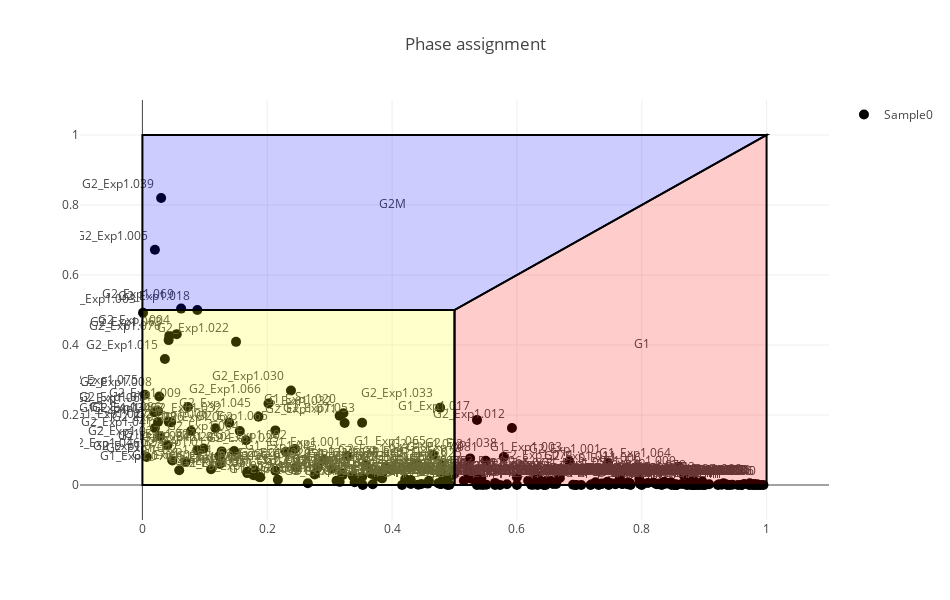

Notebook cell for this chart:
### Code cell
helper.plot_prediction(
    prediction_table.loc[:, "G1"], 
    prediction_table.loc[:, "S"], 
    prediction_table.loc[:, "G2M"], 
    samples=list(prediction_table.index),
    t="scatter", title="Phase assignment"
)

### Figure 1 — Plotly figure (JSON) as saved in the notebook; plotly's stock layout.template omitted (floating-point values rounded to 4 significant figures; data arrays with more than 128 entries replaced by an {"elided": "..."} marker saying what was removed)
{"data": [{"marker": {"color": "black", "size": 10, "symbol": "circle"}, "mode": "markers+text", "name": "Sample0", "text": {"elided": "247 str values"}, "textfont": {"size": 12}, "textposition": "top left", "type": "scatter", "x": {"elided": "247 float values"}, "y": {"elided": "247 float values"}}, {"hoverinfo": "none", "mode": "text", "showlegend": false, "text": ["G1", "G2M", "S"], "type": "scatter", "x": [0.8, 0.4, 0.25], "y": [0.4, 0.8, 0.25]}], "layout": {"height": 600, "shapes": [{"fillcolor": "rgba(255,0,0,0.2)", "path": " M 0.5,0 L1,0 L1,1 L0.5,0.5 Z", "type": "path"}, {"fillcolor": "rgba(255,255,0,0.2)", "path": " M 0,0 L0.5,0 L0.5,0.5 L0,0.5 Z", "type": "path"}, {"fillcolor": "rgba(0,0,255,0.2)", "path": " M 0,0.5 L0,1 L1,1 L0.5,0.5 Z", "type": "path"}], "title": "Phase assignment", "width": 950, "xaxis": {"range": [-0.1, 1.1], "type": "-"}, "yaxis": {"range": [-0.1, 1.1], "type": "-"}}}
